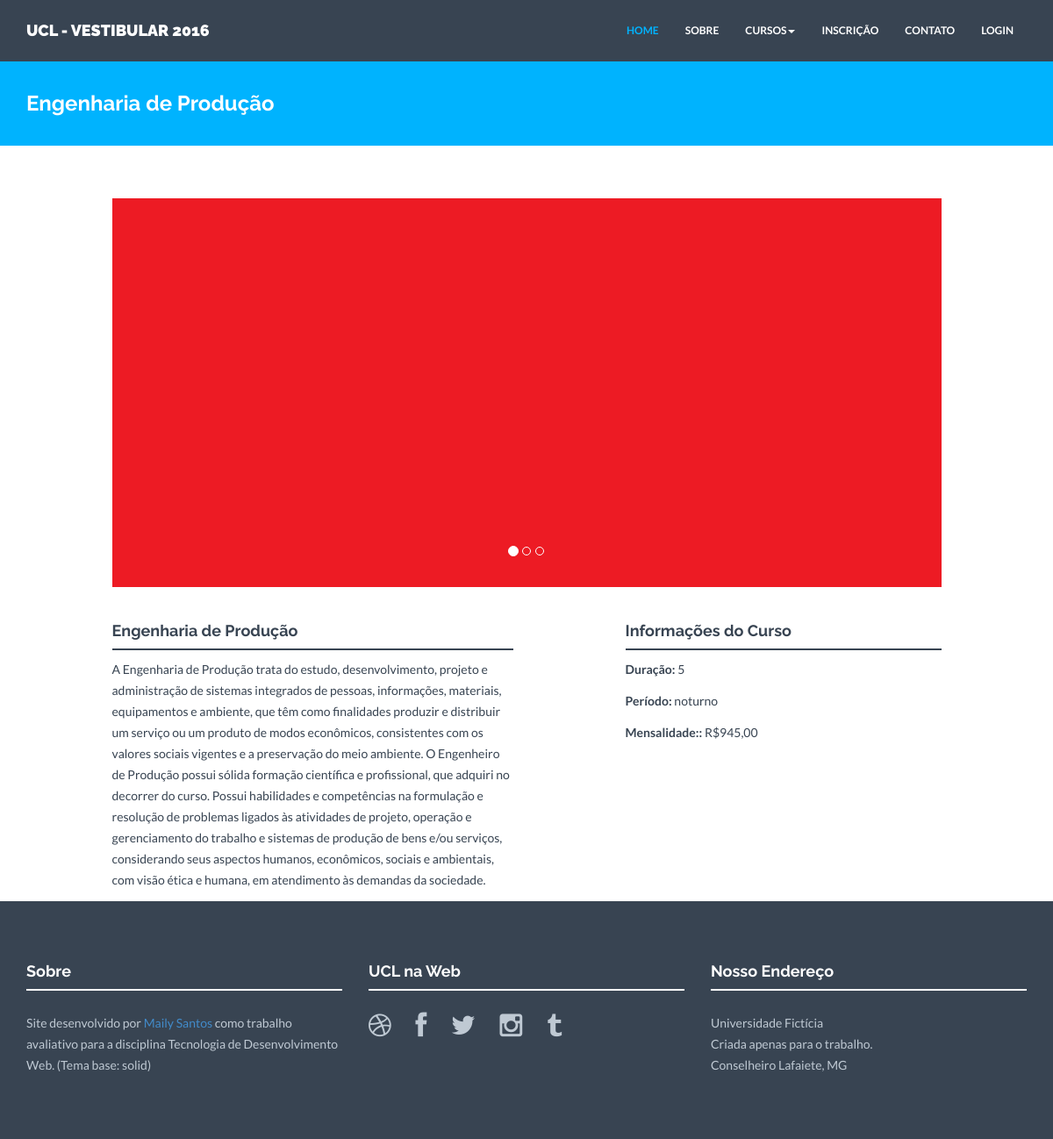
The app's page /engproducao.php with its own data.
### tables this page shows
CREATE TABLE IF NOT EXISTS `curso` (
  `idcurso` int(11) NOT NULL AUTO_INCREMENT,
  `cod` varchar(12) NOT NULL,
  `nome` varchar(150) NOT NULL,
  `duracao` int(11) NOT NULL,
  `periodo` varchar(11) NOT NULL,
  `mensalidade` varchar(15) NOT NULL,
  `descricao` varchar(1000) NOT NULL,
  `foto1` varchar(200) NOT NULL,
  `foto2` varchar(200) NOT NULL,
  `foto3` varchar(200) NOT NULL,
  PRIMARY KEY (`idcurso`),
  UNIQUE KEY `cod` (`cod`)
);

### engproducao.php (the view, shortened to what this page needs)
<?php
include "header.php";
?>
<?php
$link = DBConnect();
$query_list = "SELECT * FROM curso WHERE cod='EPROD'";
if ($result = $link->query($query_list)) {
while ($row = $result->fetch_row()) {
?>
<div id="blue">
    <div class="container">
        <div class="row">
            <h3><?= $row[2] ?></h3>
        </div>
    </div>
</div>
<div class="container mt">
    <div class="row">
        <div class="col-lg-10 col-lg-offset-1 centered">
            <div id="carousel-example-generic" class="carousel slide" data-ride="carousel">
                <ol class="carousel-indicators">
                    <li data-target="#carousel-example-generic" data-slide-to="0" class="active"></li>
                    <li data-target="#carousel-example-generic" data-slide-to="1"></li>
                    <li data-target="#carousel-example-generic" data-slide-to="2"></li>
                </ol>
                <div class="carousel-inner">
                    <div class="item active">
                        <img id="foto01" src="<?php echo "admin/" .$row[7] ?>" alt="">
                    </div>
                </div>
            </div><! --/Carousel -->
        </div>
        <div class="col-lg-5 col-lg-offset-1">
            <div id="conteudo-principal">
                <h4><?= $row[2] ?></h4>
                <div class="hline"></div>
                <p><?= $row[6] ?></p>
            </div>
        </div>
        <div class="col-lg-4 col-lg-offset-1">
            <h4>Informações do Curso</h4>
            <div class="hline"></div>
            <div id="conteudo-lateral">
                <p><b>Duração:</b> <?= $row[3] ?></p>
                <p><b>Período:</b> <?= $row[4] ?></p>
                <p><b>Mensalidade::</b> <?= $row[5] ?></p>
            </div>
        </div>
        <?php
        }
        }
        ?>
        <br><br>
    </div><! --/row -->
</div><! --/container -->
<?php
include "footer.php";
?>

### assets/css/style.css (style rules this page uses)
* { margin: 0; padding: 0px; }
body { background: #ffffff; margin: 0; height: 100%; color: #384452; font-family: 'Lato', sans-serif; font-weight: 400; }
h1, h2, h3, h4, h5, h6 { font-family: 'Raleway', sans-serif; font-weight: 700; }
p { padding: 0; margin-bottom: 12px; font-family: 'Lato', sans-serif; font-weight: 400; font-size: 14px; line-height: 24px; color: #384452; margin-top: 10px; }
img { height: auto; max-width: 100%; }
.centered { text-align: center }
.mt { margin-top: 60px; }
.hline { border-bottom: 2px solid #384452; }
#blue { background: #00b3fe; margin-top: 60px; margin-bottom: 60px; padding-top: 25px; padding-bottom: 25px; }
#blue h3 { color: white; margin-left: 15px; }

### records on screen
curso: nome "Engenharia de Produção", foto1 (picture), descricao "A Engenharia de Produção trata do estudo, desenvolvimento, projeto e administração de sistemas integrados de pessoas, informações, materiais, equipamentos e ambiente, que têm como finalidades produzir e distribuir um serviço ou um produto de modos econômicos, consistentes com os valores sociais vigentes e a preservação do meio ambiente. O Engenheiro de Produção possui sólida formação científica e profissional, que adquiri no decorrer do curso. Possui habilidades e competências na formulação e resolução de problemas ligados às atividades de projeto, operação e gerenciamento do trabalho e sistemas de produção de bens e/ou serviços, considerando seus aspectos humanos, econômicos, sociais e…", duracao "5", periodo "noturno", mensalidade "R$945,00"
